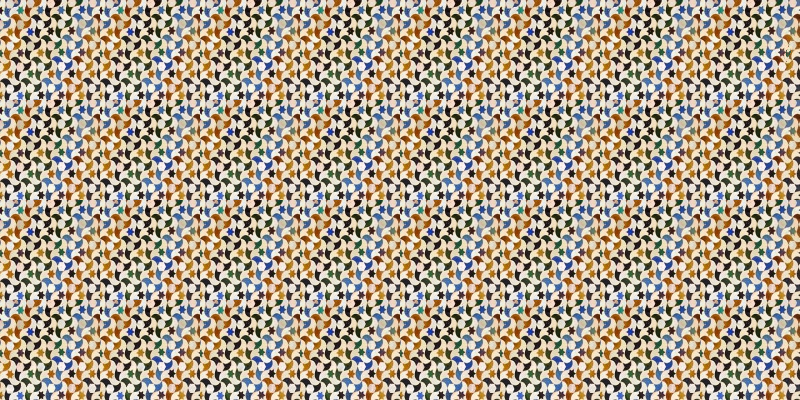

Write the Python code that produced this figure.
import sys, random
from PIL import Image, ImageDraw

def createTiledImage(tile, dims):
    image = Image.new('RGB', dims)
    WIDTH, HEIGHT = dims
    width, height = tile.size
    cols = int(WIDTH/width) + 1
    rows = int(HEIGHT/height) + 1
    for i in range(rows):
        for j in range(cols):
            image.paste(tile, (j*width, i*height))
    
    return image

def createRandomTile(dims):
    image = Image.new('RGB', dims)
    draw = ImageDraw.Draw(image)
    radius = int(min(*dims)/100)
    numCircles = 1000
    for i in range(numCircles):
        x, y = random.randint(0, dims[0]-radius), random.randint(0, dims[1]-radius)
        fill = (random.randint(0,255), random.randint(0,255), random.randint(0,255))
        draw.ellipse((x-radius, y-radius, x+radius, y+radius), fill)
    
    return image

def createAutostereogram(depthMap, tile):
    if depthMap.mode is not 'L':
        depthMap = depthMap.convert('L')
        
    if not tile:
        tile = createRandomTile((100, 100))
        
    image = createTiledImage(tile, depthMap.size)
    shiftedImage = createDepthShiftedImage(depthMap, image)
    
    return shiftedImage

def createSpacingDepthExample():
    tiles = [Image.open('test/a.png'), Image.open('test/b.png'), Image.open('test/c.png')]
    image = Image.new('RGB', (600,400), (0,0,0))
    spacing = [10,20,40]
    for j, tile in enumerate(tiles):
        for i in range(8):
            image.paste(tile, (10 + i*(100 + j*10), 10 + j*100))
    image.save('spacedepth.png')
    
def createDepthMap(dims):
    depthMap = Image.new('L', dims)
    depthMap.paste(10, (200, 25, 300, 125))
    depthMap.paste(30, (200, 150, 300, 250))
    depthMap.paste(20, (200, 275, 300, 375))
    
    return depthMap

def createDepthShiftedImage(depthMap, image, scale=10):
    assert depthMap.size == image.size
    
    shiftedImage = image.copy()
    pixelD = depthMap.load()
    pixelS = shiftedImage.load()
    
    cols, rows = shiftedImage.size
    for i in range(rows):
        for j in range(cols):
            xShift = pixelD[j, i]/scale
            xPos = j - image.size[0] + xShift
            if xPos > 0  and xPos < cols:
                pixelS[j, i] = pixelS[xPos, i]
    
    return shiftedImage
    

def main():
    print("Welcome to the autostereogram generator...")
    print("For the options below, enter your own response, or hit 'enter' to choose the [default]")
    out = input("Enter the name of the output file: [autostereogram.png]")
    if out != '':
        outFile = out
    else:
        outFile = 'autostereogram.png'
        
    tile = input("Provide the name of the tileFile: [None]")
    if tile != '':
        tileFile = Image.open(tile)
    else:
        tileFile = False
    dep = input("Enter the depth image file: [depth/shark-depth.png]")    
    if dep != '':
        depth = dep
    else:
        depth = 'depth/shark-depth.png'
        
    depthImage = Image.open(depth)
    
    scale = input("Adjust the scale that the depth map is adjusted by: [10]")
    if scale != '':
        asImage = createAutostereogram(depthMap, tileFile, scale)
    else:
        asImage = createAutostereogram(depthImage, tileFile)
    asImage.save(outFile)
    
    print("Autosterogram saved at autosterogram.png")
    print("Image complete!")

main()
        